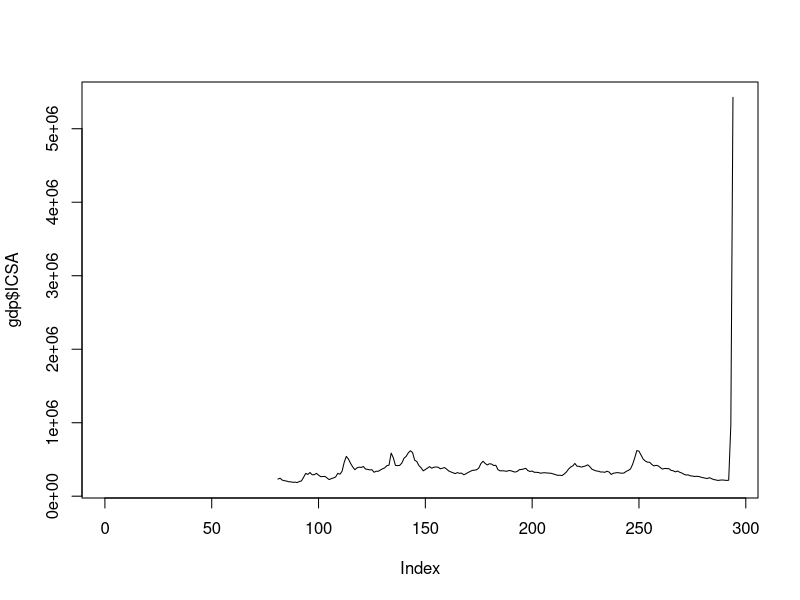
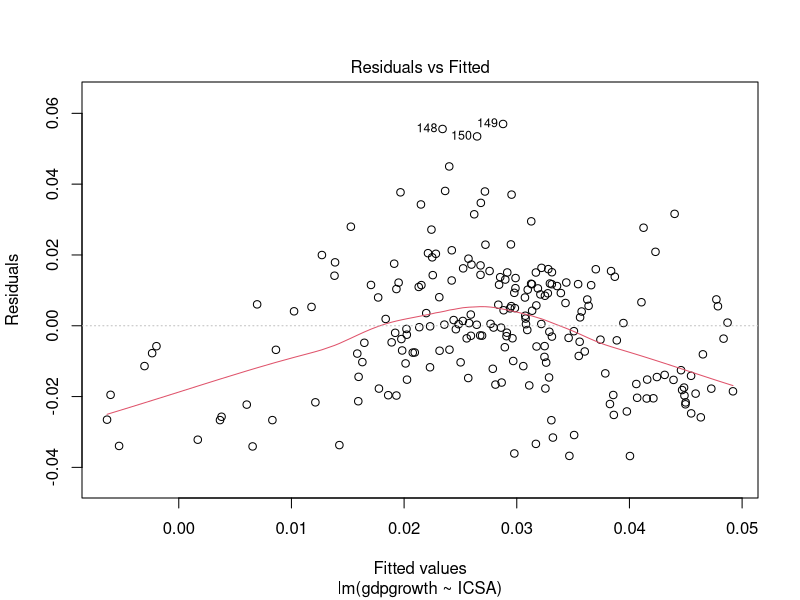
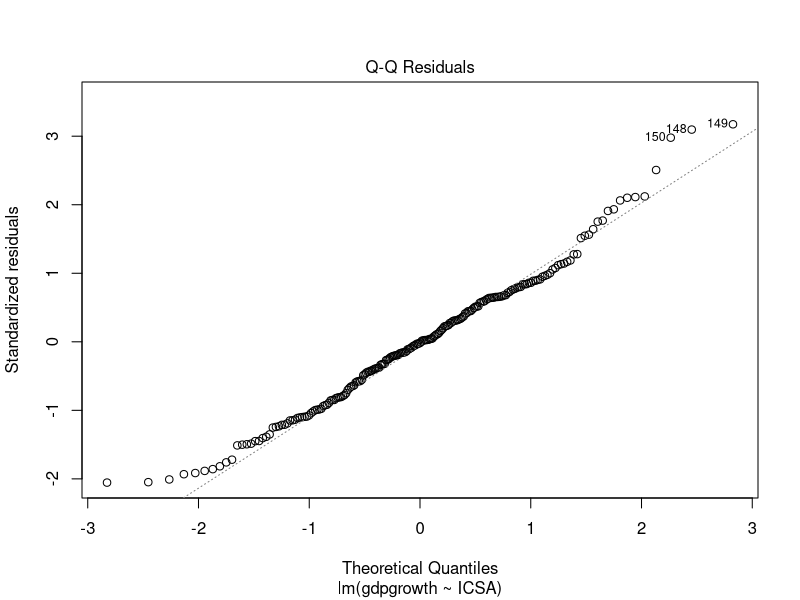
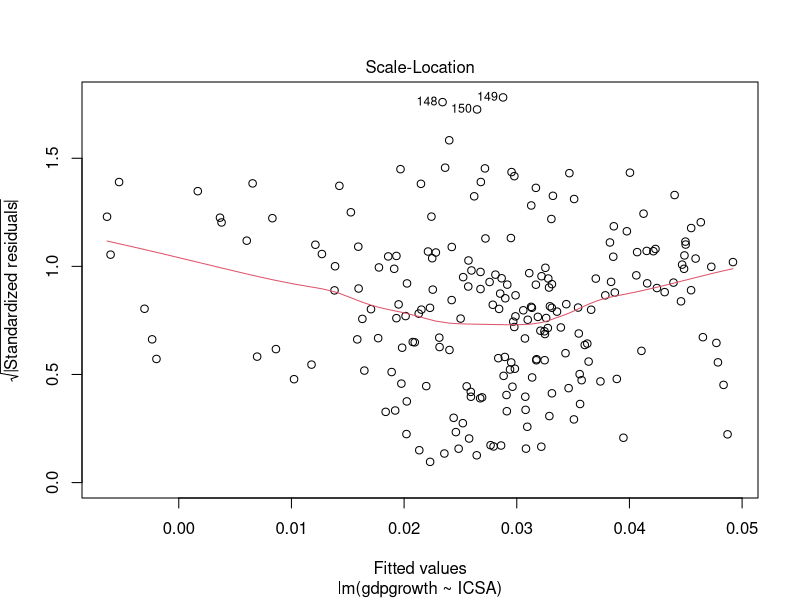
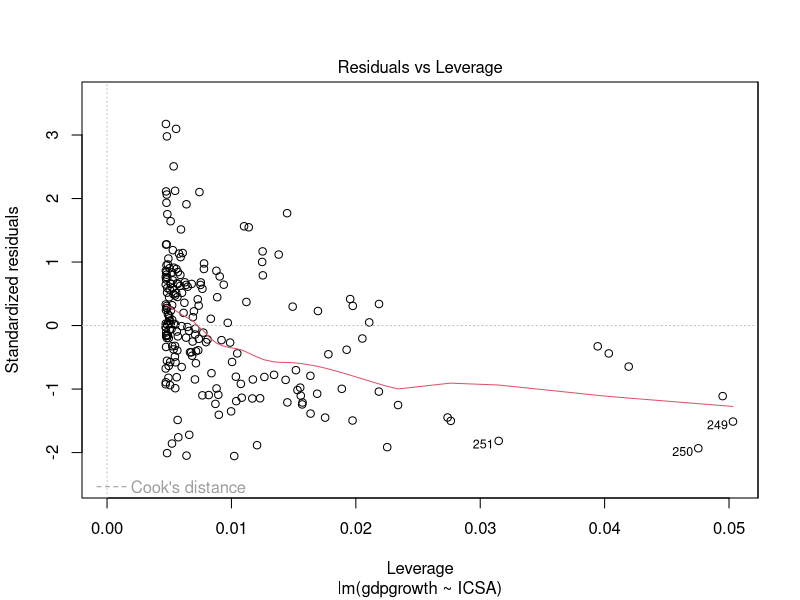

The R script that drew these images, in order:

# data from fred https://fred.stlouisfed.org/series/GDPC1

library(dplyr)
library(lubridate)

gdp <- read.csv('GDPC1.csv', stringsAsFactors = F)
unemp <- read.csv('ICSA.csv', stringsAsFactors = F)
pop <- read.csv('LFWA64TTUSM647S.csv', stringsAsFactors = F)

# make dates

gdp$DATE <- as.Date(gdp$DATE)
unemp$DATE <- as.Date(unemp$DATE)
pop$DATE <- as.Date(pop$DATE)
gdp$quarter <- paste(strftime(gdp$DATE, "%Y"), quarter(gdp$DATE))
unemp$quarter <- paste(strftime(unemp$DATE, "%Y"), quarter(unemp$DATE))
pop$quarter <- paste(strftime(pop$DATE, "%Y"), quarter(pop$DATE))

lag <- function(x, l=1) {
  return(c(rep(NA, l), x[1:(length(x) - l)]))
}

# test 
lag(1:10, 4)

unempq <- dplyr::summarise(group_by(unemp, quarter), ICSA = mean(ICSA))
popq <- dplyr::summarise(group_by(pop, quarter), pop = mean(LFWA64TTUSM647S))

# merge

gdp <- merge(gdp, unempq, by = 'quarter', all.x = T, all.y = T)
gdp <- merge(gdp, popq, by = 'quarter', all.x = T, all.y = T)

# make q on q growth

gdp$gdpgrowth <- gdp$GDPC1 / lag(gdp$GDPC1, 4) - 1
gdp$unemp_pop <- gdp$ICSA / gdp$pop

summary(gdp)
cor(gdp[, 3:7], use = 'compl')
# png('icsa.png')
plot(gdp$ICSA, type = 'l')
# dev.off()

model <- lm(gdpgrowth ~ ICSA, data = gdp)
summary(model)
plot(model)

tail(gdp)

coef(model)[1] + coef(model)[2] * tail(unempq$ICSA, 2)